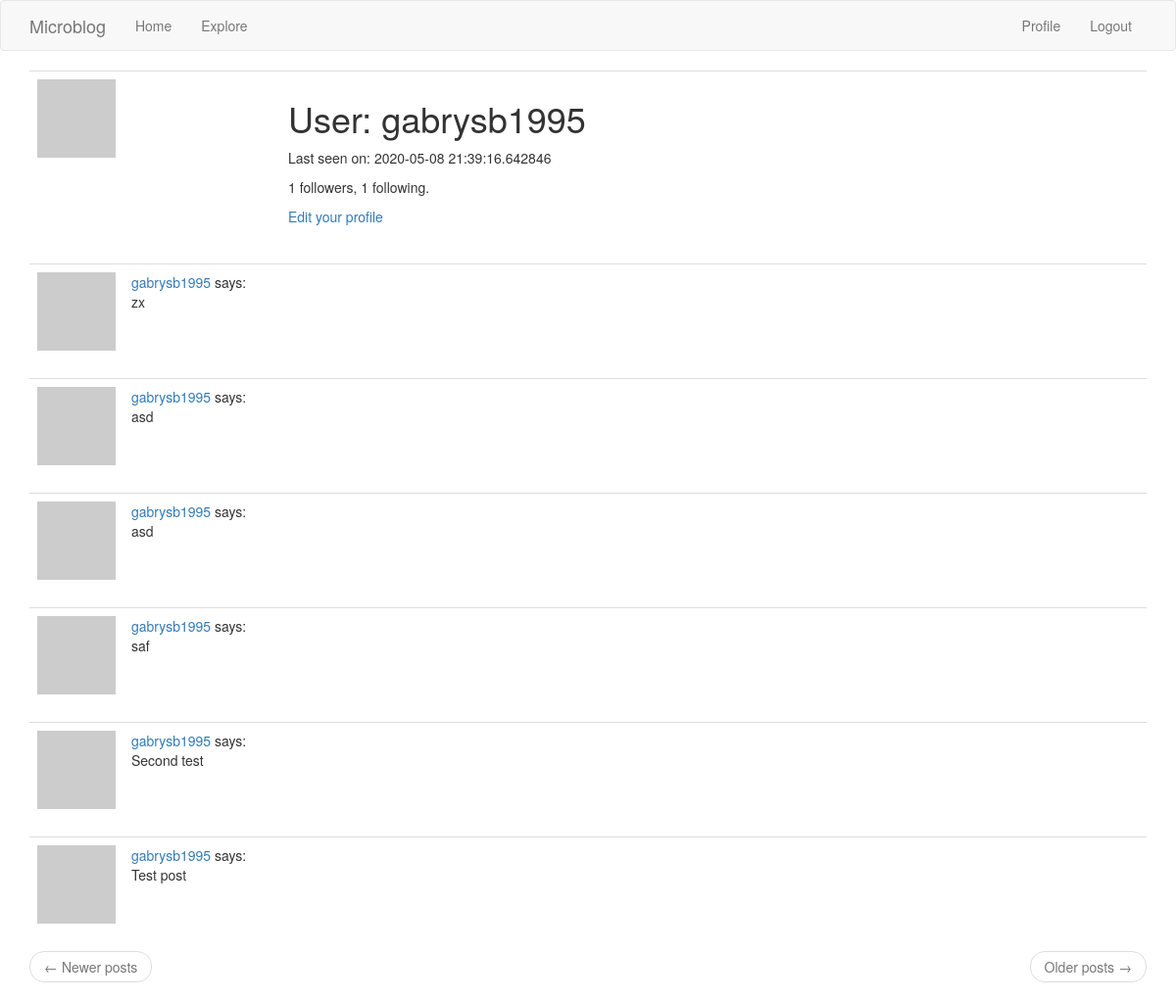
Page /user/gabrysb1995 (signed in) on the earlier database version.
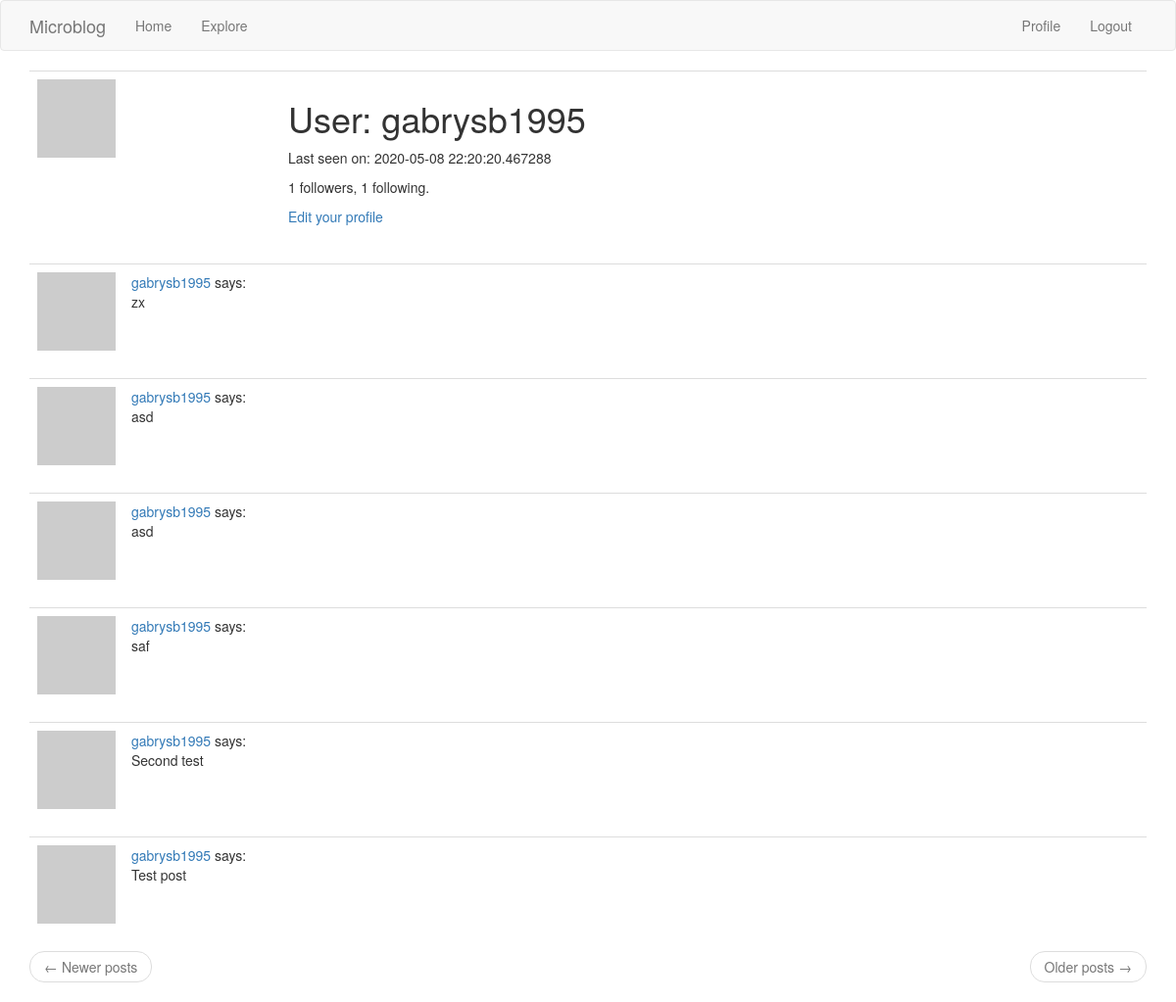
Same page on the later database version.
### app/models.py (models this page shows, shortened)
class User(UserMixin, db.Model):
    id = db.Column(db.Integer, primary_key=True)
    username = db.Column(db.String(64), index=True, unique=True)
    email = db.Column(db.String(120), index=True, unique=True)
    password_hash = db.Column(db.String(128))
    posts = db.relationship('Post', backref='author', lazy='dynamic')
    about_me = db.Column(db.String(140))
    last_seen = db.Column(db.DateTime, default=datetime.utcnow)
    def avatar(self, size):
        digest = md5(self.email.lower().encode('utf-8')).hexdigest()
        return 'https://www.gravatar.com/avatar/{}?d=identicon&s={}'.format(
            digest, size)
    followed = db.relationship(
        'User', secondary=followers,
        primaryjoin=(followers.c.follower_id == id),
        secondaryjoin=(followers.c.followed_id == id),
        backref=db.backref('followers', lazy='dynamic'), lazy='dynamic')

### app/routes.py (the view)
@app.route('/user/<username>')
@login_required
def user(username):
    user = User.query.filter_by(username=username).first_or_404()
    page = request.args.get('page', 1, type=int)
    posts = user.posts.order_by(Post.timestamp.desc()).paginate(
        page, app.config['POSTS_PER_PAGE'], False)
    next_url = url_for('user', username=user.username, page=posts.next_num) \
        if posts.has_next else None
    prev_url = url_for('user', username=user.username, page=posts.prev_num) \
        if posts.has_prev else None
    return render_template('user.html', user=user, posts=posts.items,
                           next_url=next_url, prev_url=prev_url)

### app/models.py (called while the page is built)
@login.user_loader
def load_user(id):
    return User.query.get(int(id))

### app/routes.py (called while the page is built)
@app.before_request
def before_request():
    if current_user.is_authenticated:
        current_user.last_seen = datetime.utcnow()
        db.session.commit()

### app/templates/user.html (shortened to what this page needs)
{% extends "base.html" %}
{% block app_content %}
    <table class="table table-hover">
        <tr>
            <td width="256px"><img src="{{ user.avatar(256) }}"></td>
            <td>
                <h1>User: {{ user.username }}</h1>
                {% if user.last_seen %}<p>Last seen on: {{ user.last_seen }}</p>{% endif %}
                <p>{{ user.followers.count() }} followers, {{ user.followed.count() }} following.</p>
                {% if user == current_user %}
                <p><a href="{{ url_for('edit_profile') }}">Edit your profile</a></p>
                {% elif not current_user.is_following(user) %}
                <p><a href="{{ url_for('follow', username=user.username) }}">Follow</a></p>
                {% else %}
                <p><a href="{{ url_for('unfollow', username=user.username) }}">Unfollow</a></p>
                {% endif %}
            </td>
        </tr>
    </table>
    {% for post in posts %}
        {% include '_post.html' %}
    {% endfor %}
    <nav aria-label="...">
        <ul class="pager">
            <li class="previous{% if not prev_url %} disabled{% endif %}">
                <a href="{{ prev_url or '#' }}">
                    <span aria-hidden="true">&larr;</span> Newer posts
                </a>
            </li>
            <li class="next{% if not next_url %} disabled{% endif %}">
                <a href="{{ next_url or '#' }}">
                    Older posts <span aria-hidden="true">&rarr;</span>
                </a>
            </li>
        </ul>
    </nav>
{% endblock %}

Differences in the rows shown:
changed User "gabrysb1995": last_seen "2020-05-08 21:39:16.642846" → "2020-05-08 22:20:20.467288"
